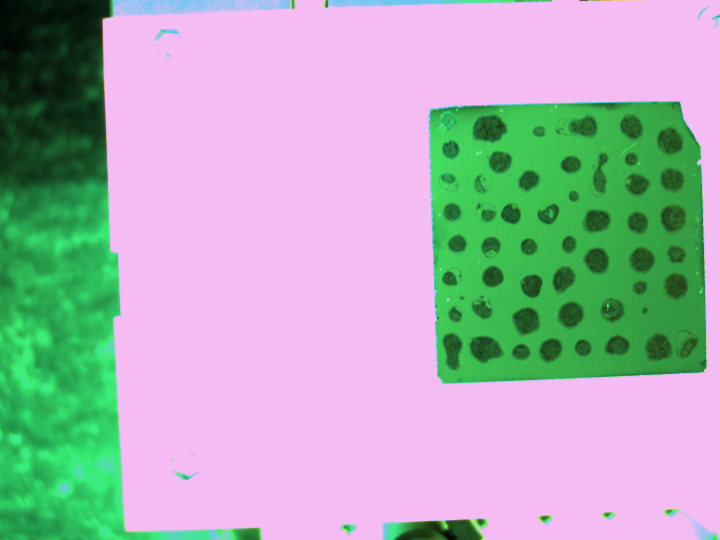
#> input picture artifacts/captures/Photo_100.0_0.0_1.00_1.00_1.00.png, 1440 x 1080 px (shown at 1/2 size)
$ python -i detection.py   (imports and definitions only)
#> lines starting #> are read from the running program, lines starting #| are printed output that depends on the picture; after the words box and inside, x2 and y2 are one past the last pixel; in counts of white or black regions, pixels touching at a corner belong together
#> further down, picture is the input picture: shape (1080, 1440, 3); mean B, G, R 180.7, 175.6, 172.1
# detection.py

import cv2
import numpy as np
from typing import Dict, Any, List, Tuple

from .config import (
    DEFAULT_BG_BLUR_K, DEFAULT_CLAHE_CLIP, DEFAULT_CLAHE_TILE,
    DEFAULT_THRESH_BLOCKSIZE, DEFAULT_THRESH_C,
    DEFAULT_OPEN_KERNEL, DEFAULT_CLOSE_KERNEL,
    DEFAULT_MIN_SPOT_AREA, DEFAULT_MAX_SPOT_AREA,
    DEFAULT_MIN_CIRCULARITY, DEFAULT_MIN_SOLIDITY,
    DEFAULT_PLATE_WIDTH_MM, DEFAULT_MIN_SPOT_DIAMETER_MM,
)


# ---------------------------------------------------------------------------
# Preprocessing
# ---------------------------------------------------------------------------

def preprocess_for_detection(bgr: np.ndarray, debug: dict = None) -> np.ndarray:
    """Convert BGR image to a normalised, contrast-enhanced grayscale image.

    Steps:
      1. Grayscale conversion
      2. Large-kernel Gaussian blur to estimate illumination background
      3. Divide-normalise to remove uneven lighting
      4. CLAHE for local contrast enhancement
    """
    gray = cv2.cvtColor(bgr, cv2.COLOR_BGR2GRAY)
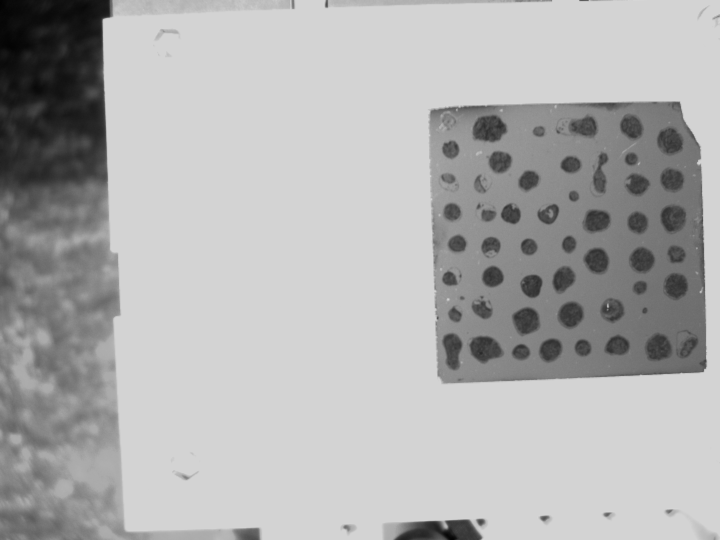
#> gray: shape (1080, 1440) (shown at 1/2 size); min 0, max 217, mean 175.2

    k = DEFAULT_BG_BLUR_K if DEFAULT_BG_BLUR_K % 2 else DEFAULT_BG_BLUR_K + 1
    bg = cv2.GaussianBlur(gray, (k, k), 0)
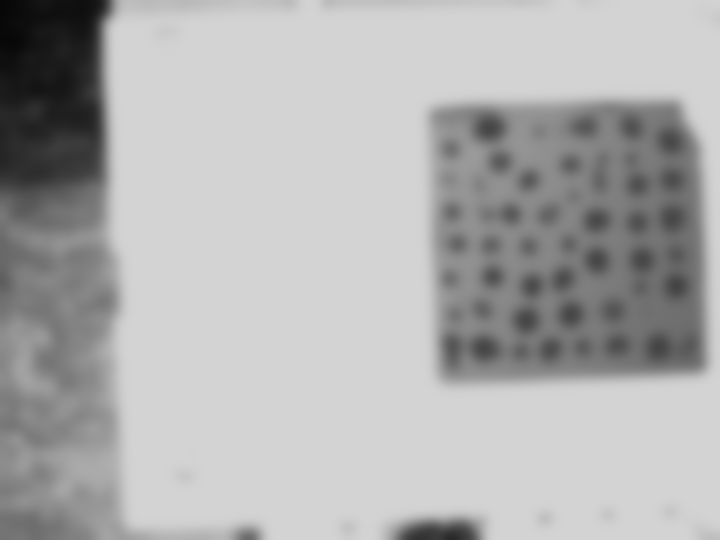
#> bg: shape (1080, 1440) (shown at 1/2 size); min 6, max 211, mean 175.2
    bg = np.clip(bg, 1, 255).astype(np.uint8)

    norm = cv2.divide(gray, bg, scale=255)
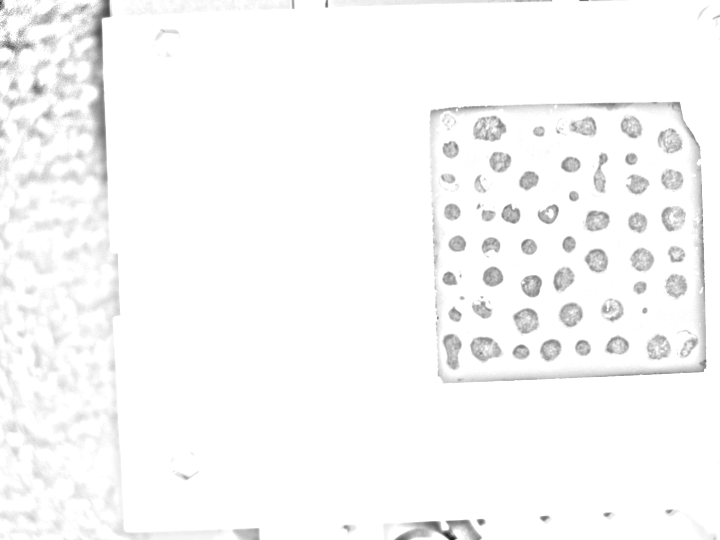
#> norm: shape (1080, 1440) (shown at 1/2 size); min 0, max 255, mean 249

    clahe = cv2.createCLAHE(
        clipLimit=DEFAULT_CLAHE_CLIP,
        tileGridSize=DEFAULT_CLAHE_TILE,
    )
    norm = clahe.apply(norm)
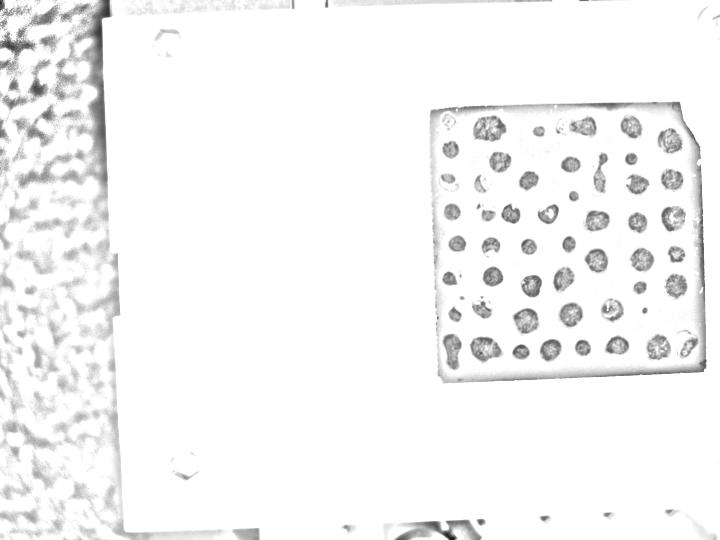
#> norm: shape (1080, 1440) (shown at 1/2 size); min 1, max 255, mean 245.3

    if debug is not None:
        debug["gray_raw"] = gray
        debug["bg"] = bg
        debug["gray_norm"] = norm

    return norm


# ---------------------------------------------------------------------------
# Spot detection
# ---------------------------------------------------------------------------

def detect_spots(image: np.ndarray, debug: dict = None):
    """Detect circular working-electrode spots in a plate image.

    mm_per_pixel is computed dynamically as DEFAULT_PLATE_WIDTH_MM divided by
    the image width in pixels, so the physical scale adapts to any crop size.

    Returns:
        spots            – list of accepted spot dicts
        rejected         – list of candidate dicts that failed filters
        pdbg             – dict of intermediate debug images (includes
                           total_contours and mm_per_pixel)
    """
    pdbg: dict = {}
    norm = preprocess_for_detection(image, debug=pdbg)

    # Physical scale: plate width in mm / image width in pixels
    crop_width_px = image.shape[1]
#> crop_width_px = 1440
    mm_per_pixel  = DEFAULT_PLATE_WIDTH_MM / crop_width_px
#> mm_per_pixel = 0.0347

    blur = cv2.GaussianBlur(norm, (5, 5), 0)

    blocksize = DEFAULT_THRESH_BLOCKSIZE if DEFAULT_THRESH_BLOCKSIZE % 2 == 1 else DEFAULT_THRESH_BLOCKSIZE + 1
    thresh = cv2.adaptiveThreshold(
        blur, 255,
        cv2.ADAPTIVE_THRESH_GAUSSIAN_C,
        cv2.THRESH_BINARY_INV,
        blocksize,
        DEFAULT_THRESH_C,
    )
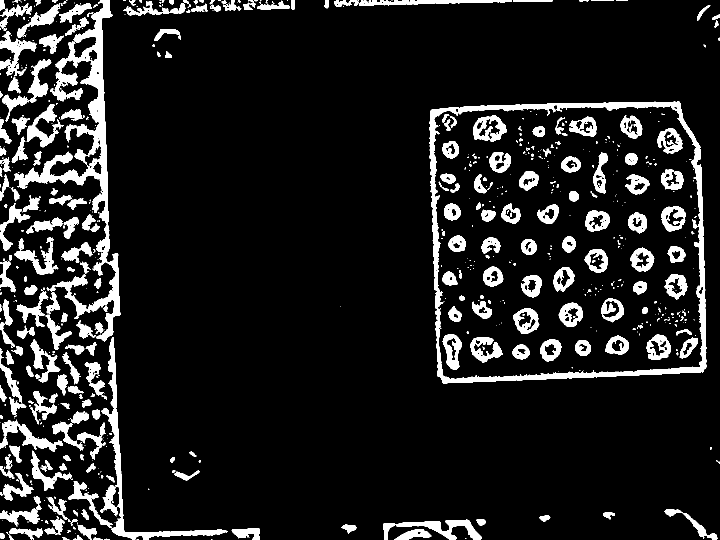
#> thresh: shape (1080, 1440) (shown at 1/2 size); 11% white; 681 white regions (411 under 20 px), largest, box (x1, y1, x2, y2) and area: (28, 0, 241, 683) 22427, (859, 203, 1413, 767) 20474, (202, 674, 455, 1080) 6325

    if DEFAULT_OPEN_KERNEL > 0:
        opened = cv2.morphologyEx(
            thresh,
            cv2.MORPH_OPEN,
            np.ones((DEFAULT_OPEN_KERNEL, DEFAULT_OPEN_KERNEL), np.uint8),
        )
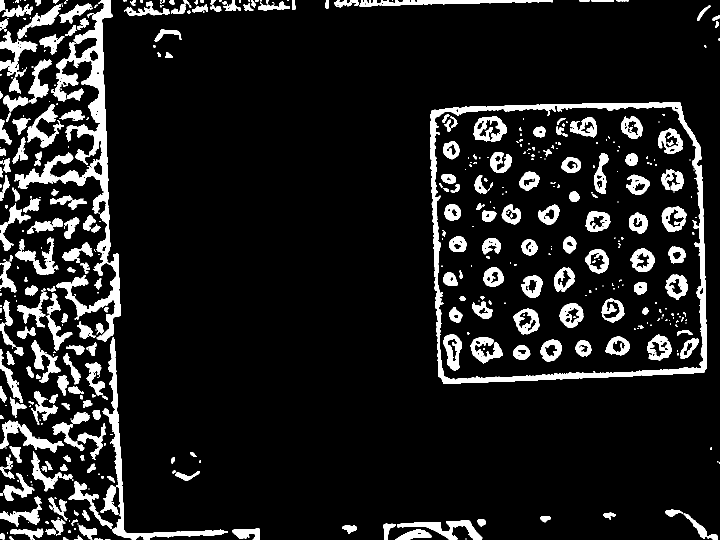
#> opened: shape (1080, 1440) (shown at 1/2 size); 10.9% white; 525 white regions (241 under 20 px), largest, box (x1, y1, x2, y2) and area: (29, 0, 242, 684) 22239, (860, 204, 1414, 768) 20393, (204, 675, 456, 1080) 6290
    else:
        opened = thresh.copy()

    if DEFAULT_CLOSE_KERNEL > 0:
        closed = cv2.morphologyEx(
            opened,
            cv2.MORPH_CLOSE,
            np.ones((DEFAULT_CLOSE_KERNEL, DEFAULT_CLOSE_KERNEL), np.uint8),
        )
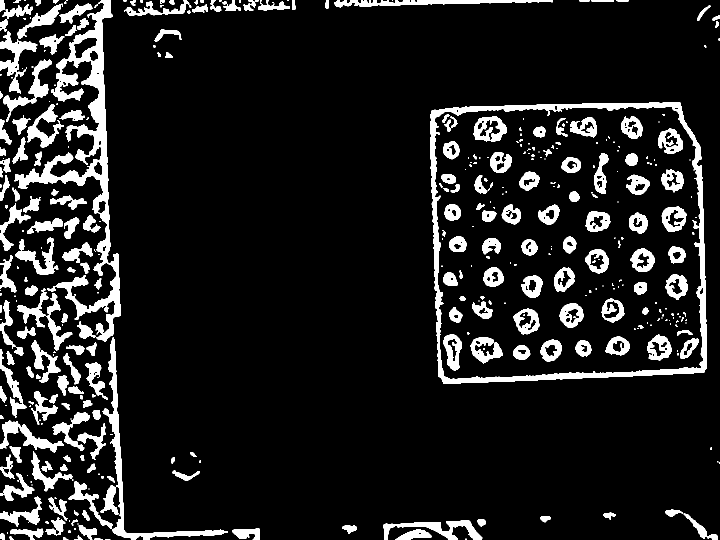
#> closed: shape (1080, 1440) (shown at 1/2 size); 11.1% white; 400 white regions (169 under 20 px)
    else:
        closed = opened.copy()

    contours, _ = cv2.findContours(
        closed, cv2.RETR_EXTERNAL, cv2.CHAIN_APPROX_SIMPLE
    )
#> contours = 214 contours, 78 with area under 20; largest, box (x1, y1, x2, y2) and area: (860, 204, 1414, 768) 292635, (29, 0, 242, 684) 24084, (201, 675, 456, 1080) 6522, (669, 0, 1106, 15) 2678, (0, 63, 75, 187) 2573

    if debug is not None:
        debug.update(pdbg)
        debug["blur"]             = blur
        debug["thresh_bw"]        = thresh
        debug["opened"]           = opened
        debug["closed"]           = closed
        debug["total_contours"]   = len(contours)
        debug["mm_per_pixel"]     = mm_per_pixel
        debug["crop_width_px"]    = crop_width_px

    spots: list = []
    rejected: list = []

    for c in contours:
        area = float(cv2.contourArea(c))
        peri = float(cv2.arcLength(c, True))
        circ = 0.0 if peri <= 1e-6 else 4.0 * np.pi * area / (peri ** 2)

        hull      = cv2.convexHull(c)
        hull_area = float(cv2.contourArea(hull))
        solidity  = 0.0 if hull_area <= 1e-6 else area / hull_area

        # ---- Geometric filters ----
        reason = None
        if not (DEFAULT_MIN_SPOT_AREA <= area <= DEFAULT_MAX_SPOT_AREA):
            reason = "area"
        elif peri <= 1e-6:
            reason = "perimeter"
        elif circ < DEFAULT_MIN_CIRCULARITY:
            reason = "circularity"
        elif hull_area <= 1e-6:
            reason = "hull_area"
        elif solidity < DEFAULT_MIN_SOLIDITY:
            reason = "solidity"

        if reason:
            rejected.append({
                "contour":      c,
                "reason":       reason,
                "area":         area,
                "circularity":  circ,
                "solidity":     solidity,
                "passed_geom":  False,
                "passed_size":  False,
            })
            continue

        # ---- Physical size filter (SFC opening criterion) ----
        # Use minEnclosingCircle for a radius estimate that is stable
        # against contour irregularities.
        (_, radius_px) = cv2.minEnclosingCircle(c)
        radius_mm   = float(radius_px) * mm_per_pixel
        diameter_mm = 2.0 * radius_mm

        if diameter_mm < DEFAULT_MIN_SPOT_DIAMETER_MM:
            rejected.append({
                "contour":      c,
                "reason":       "too_small_physical",
                "area":         area,
                "circularity":  circ,
                "solidity":     solidity,
                "radius_px":    float(radius_px),
                "radius_mm":    radius_mm,
                "diameter_mm":  diameter_mm,
                "passed_geom":  True,
                "passed_size":  False,
            })
            continue

        M = cv2.moments(c)
        if M["m00"] == 0:
            rejected.append({
                "contour":     c,
                "reason":      "zero_moment",
                "area":        area,
                "circularity": circ,
                "solidity":    solidity,
                "passed_geom": True,
                "passed_size": True,
            })
            continue

        cx = int(M["m10"] / M["m00"])
        cy = int(M["m01"] / M["m00"])

        spots.append({
            "contour":      c,
            "center":       (cx, cy),
            "area":         area,
            "circularity":  circ,
            "solidity":     solidity,
            "radius_px":    float(radius_px),
            "radius_mm":    radius_mm,
            "diameter_mm":  diameter_mm,
            "passed_geom":  True,
            "passed_size":  True,
        })
#> this loop made 214 passes
#> (area, peri, circ, hull, hull_area, solidity, reason) on pass 6: (42, 46.97, 0.239, [[157, 1071], [165, 1079], [148, 1079], [156, 1071]], 72, 0.583, 'area')
#> (area, peri, circ, hull_area, solidity, reason) on passes 3, 4, 5, 7, 10, 11: (28.5, 37.07, 0.261, 35, 0.814, 'area'), (22.5, 25.07, 0.45, 26.5, 0.849, 'area'), (28, 25.31, 0.549, 32.5, 0.862, 'area'), (88.5, 37.9, 0.774, 93.5, 0.947, 'area'), (799.5, 165.2, 0.368, 916, 0.873, 'circularity'), (782, 170.4, 0.338, 983.5, 0.795, 'circularity')
#> after the loop, rejected = 214 items; spots = []

    return spots, rejected, pdbg


# ---------------------------------------------------------------------------
# Grid labelling
# ---------------------------------------------------------------------------

# [75 lines left out: functions sort_and_label, find_missing_spots, not called in this run]

>>> import cv2
>>> picture = cv2.imread('../../artifacts/captures/Photo_100.0_0.0_1.00_1.00_1.00.png')
>>> result = detect_spots(picture)

$ run again, on artifacts/captures/Photo_110.0_1.0_1.00_1.00_1.00.png
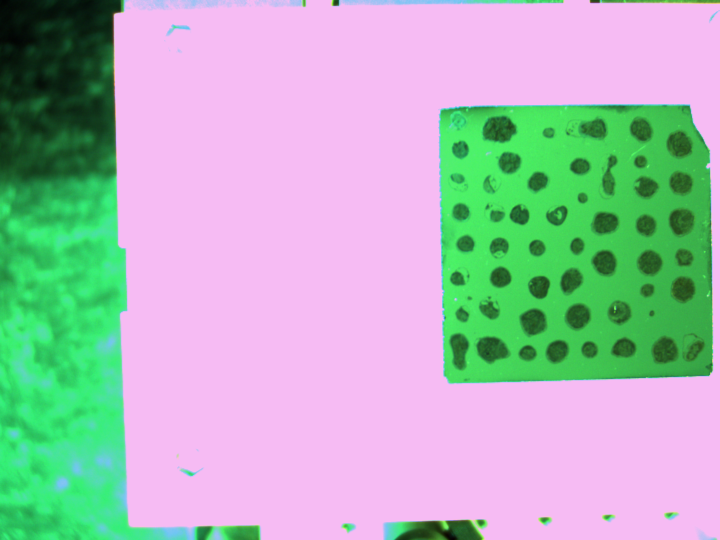
#> input picture artifacts/captures/Photo_110.0_1.0_1.00_1.00_1.00.png, 1440 x 1080 px (shown at 1/2 size)
#> picture is the input picture: shape (1080, 1440, 3); mean B, G, R 184.5, 182.9, 174.5
#> in detect_spots, `thresh = cv2.adaptiveThreshold( blur, 255, cv2.ADAPTIVE_THRESH_GAUSSIA..`:
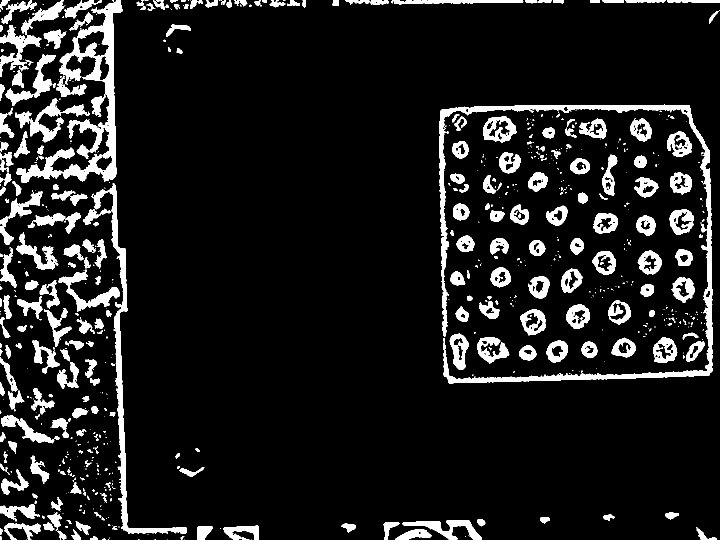
#> thresh: shape (1080, 1440) (shown at 1/2 size); 10.3% white; 731 white regions (453 under 20 px), largest, box (x1, y1, x2, y2) and area: (878, 209, 1425, 767) 19121, (33, 0, 246, 366) 15576, (183, 366, 374, 1068) 8962
#> opened: shape (1080, 1440); 10.3% white; 525 white regions (236 under 20 px), largest, box (x1, y1, x2, y2) and area: (879, 210, 1426, 768) 18893, (34, 0, 247, 367) 15506, (184, 368, 375, 1069) 8906
#> in detect_spots, `closed = cv2.morphologyEx( opened, cv2.MORPH_CLOSE, np.ones((DEFAULT_C..`:
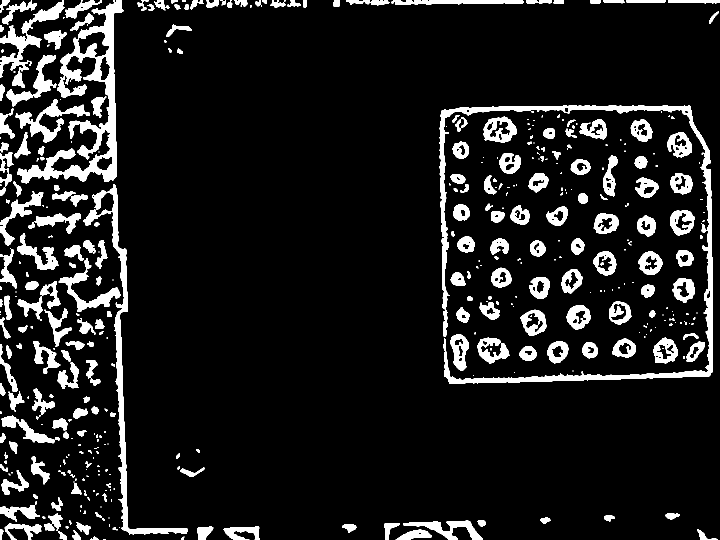
#> closed: shape (1080, 1440) (shown at 1/2 size); 10.5% white; 423 white regions (175 under 20 px)
#> contours = 419 contours, 201 with area under 20; largest, box (x1, y1, x2, y2) and area: (34, 0, 247, 367) 18910, (879, 210, 1426, 768) 17295, (167, 368, 375, 1069) 8600, (0, 0, 129, 176) 4294, (31, 198, 180, 286) 2970
#> the loop in detect_spots, `for c in contours:` made 419 passes
#> (area, peri, circ, hull_area, solidity, reason) on passes 3, 4, 5, 6, 7, 8, 10, 13: (45.5, 38.73, 0.381, 58.5, 0.778, 'area'), (138.5, 58.04, 0.517, 173.5, 0.798, 'area'), (155, 67.11, 0.432, 203, 0.764, 'area'), (814.5, 164.3, 0.379, 927, 0.879, 'circularity'), (228, 112.4, 0.227, 419, 0.544, 'area'), (74.5, 51.9, 0.348, 97, 0.768, 'area'), (20.5, 27.9, 0.331, 36.5, 0.562, 'area'), (1036, 275.5, 0.171, 1640, 0.632, 'circularity')
#> after the loop in detect_spots, `for c in contours:`: rejected = 396 items; spots = 23 items
